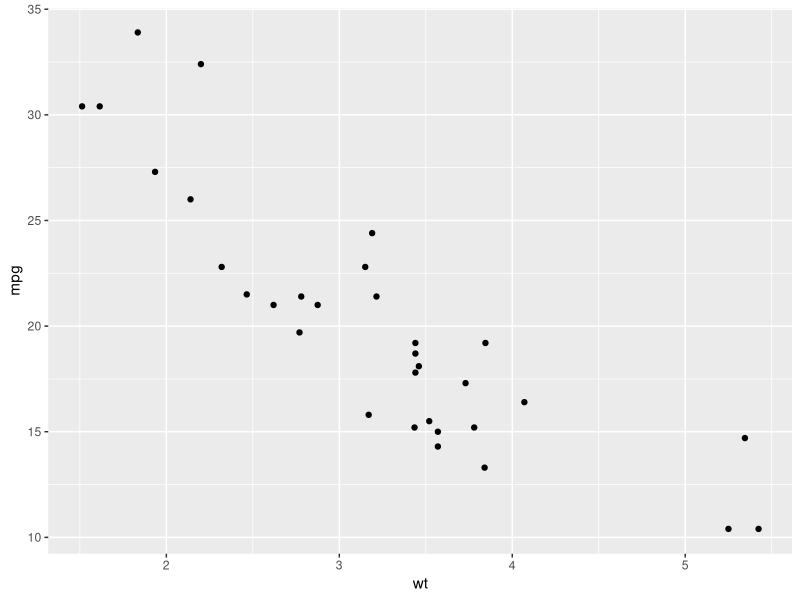
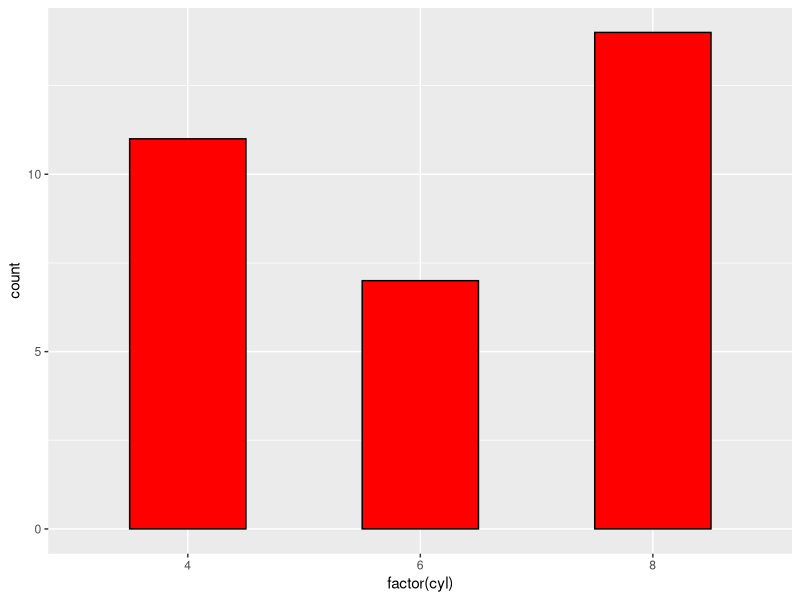
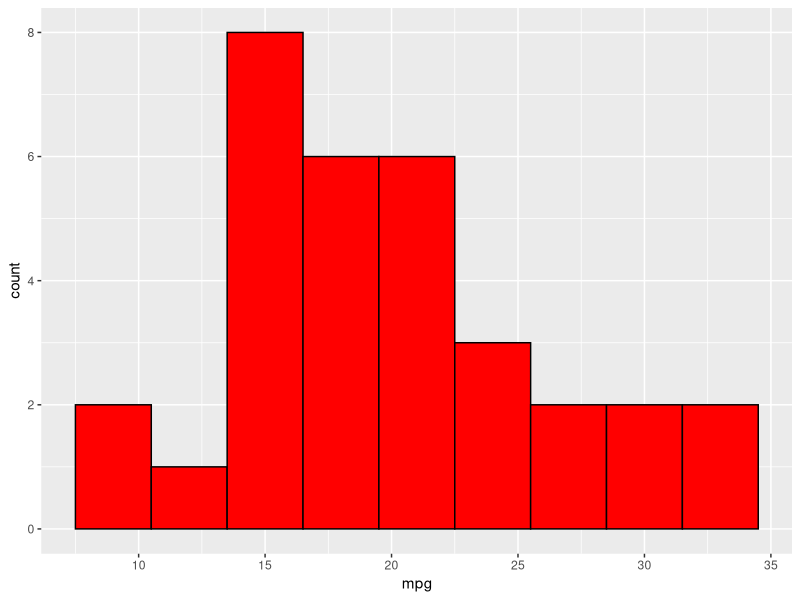
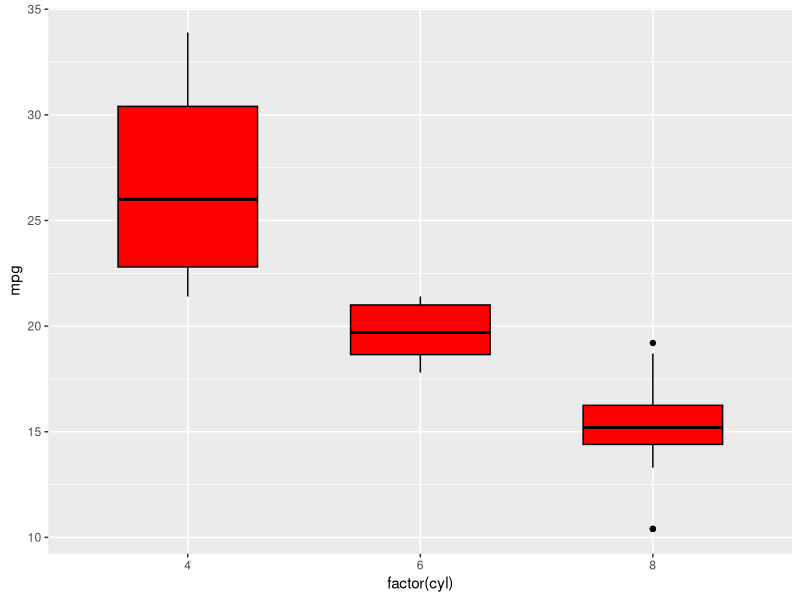
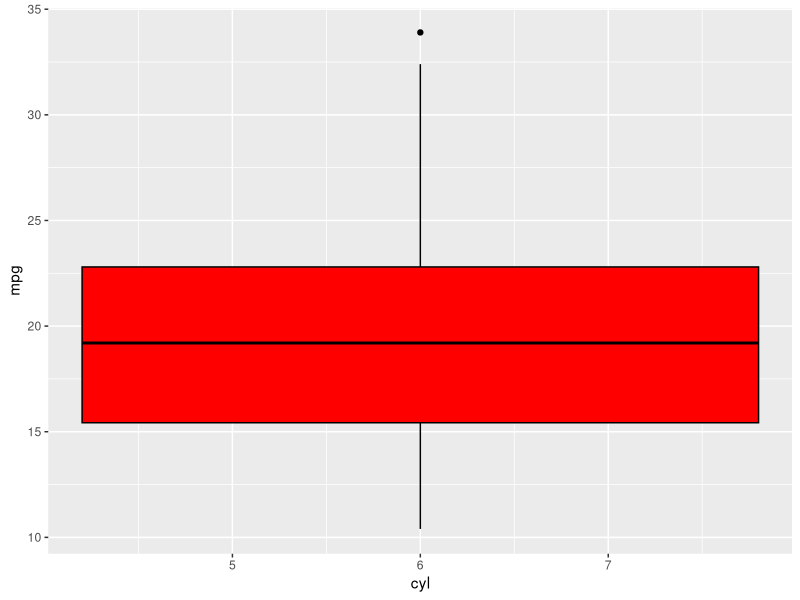
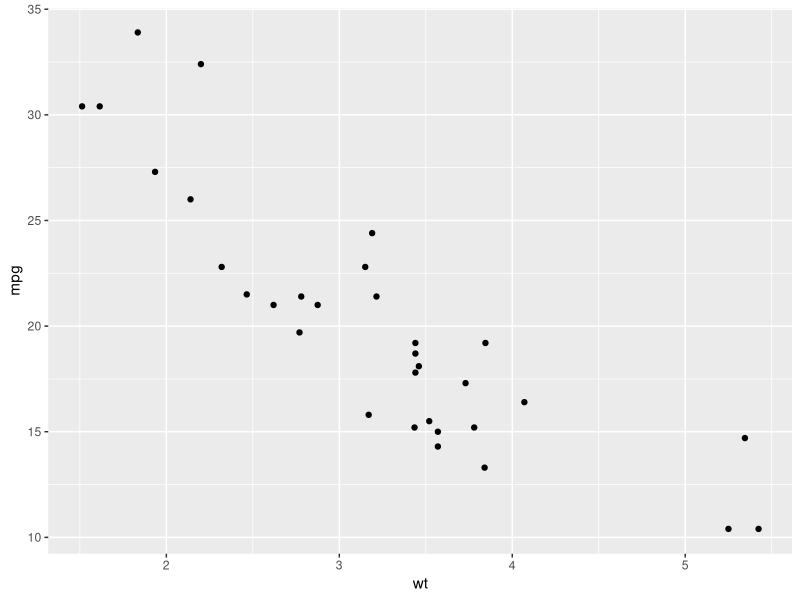
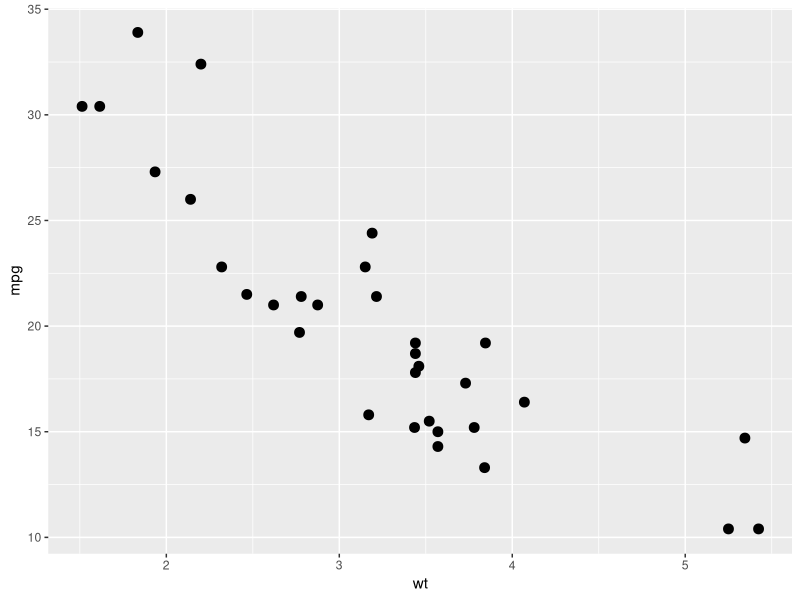
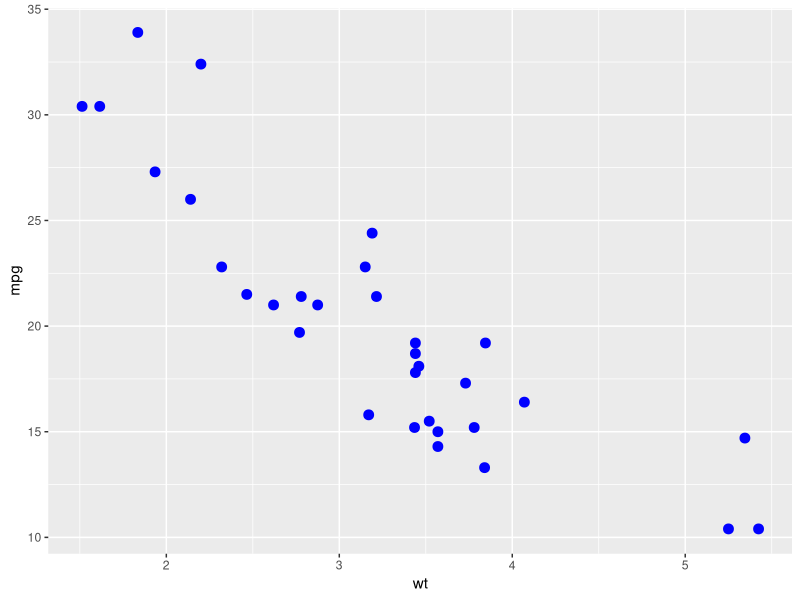

These charts were generated, in order, by the following R code: (Note: this script raises an error after producing the figures.)
library(ggplot2)

# 1. x mapped to wt, y mapped to mpg and point geometry used
ggplot(mtcars) + aes(x=wt, y = mpg) + geom_point()

# 2. Bar Plot
ggplot( mtcars, aes(x = factor( cyl))) + geom_bar(width = 0.5, color = "black", fill = "red")

# mean.mpg <- tapply(mtcars$mpg, mtcars$cyl, mean)
# mean.mpg
# names(mean.mpg)
# ggplot( mean.mpg, aes(x = factor( cyl), y = mean(mpg))) + 
#   geom_bar(stat = "identity", width = 0.5, color = "black", fill = "red")

# 3. Histogram
ggplot(mtcars, aes(x = mpg)) + geom_histogram(binwidth = 3, color = "black", fill = "red")

# 4. Boxplot
ggplot( mtcars, aes(x = factor( cyl), y = mpg)) + 
  geom_boxplot(width = 0.6, color = "black", fill = "red")

ggplot( mtcars, aes(x = cyl, y = mpg)) + 
  geom_boxplot(width = 0.9, color = "black", fill = "red")  

# 5. scatter plot
ggplot(mtcars) + aes(x=wt, y=mpg) + geom_point()

## Setting the size of the points in the scatter plot
ggplot(mtcars) + aes(x=wt, y=mpg) + geom_point(size=3)

## Setting the color of the points in the scatter plot
ggplot(mtcars) + aes(x=wt, y=mpg) + geom_point(size=3, color = "blue")

## Setting the shape of the points in the scatter plot
ggplot(mtcars) + aes(x=wt, y=mpg) + 
  geom_point(size=3, color = "blue", shape = 17)

## Changing labels
ggplot(mtcars) + aes(x=wt, y=mpg) + geom_point() +
  labs(x = "Weight", y = "Miles per Gallon", title = "My Plot") +
  theme(axis.text = element_text(colour = "blue"),
        axis.title = element_text(size = rel(1.5), angle = 0),
        plot.title = element_text(size = rel(2.5), colour = "green"))
  
## Changing x and y scale
ggplot(mtcars) + aes(x=wt, y=mpg) + geom_point() +
  scale_x_continuous(limits = c(1.5,6.5)) +
  scale_y_continuous(limits = c(5,35))


## Grouping data points by variable
ggplot(mtcars) + aes(x=wt, y=mpg, color = cyl ) + 
  geom_point(size=3, shape = 17)

ggplot(mtcars) + aes(x=wt, y=mpg, color = factor(cyl) ) + 
  geom_point(size=3, shape = 17)

ggplot(mtcars) + aes(x=wt, y=mpg, color = factor(cyl), shape = factor(am)) + 
  geom_point(size=5)

ggplot(mtcars) + aes(x=wt, y=mpg, color = factor(cyl), shape = factor(am)) + 
  geom_point(size=5) + scale_shape_manual(values = c(4,5))

ggplot(mtcars) + aes(x=wt, y=mpg, color = factor(cyl), shape = factor(am)) + 
  geom_point(size=5) + scale_shape_manual(values = c(17,18)) +
  scale_color_brewer(palette = "Set1")

## Adding trend line
ggplot(mtcars) + aes(x=wt, y=mpg) + 
  geom_point(size=3, color = "blue", shape = 17) +
  stat_smooth(method = "lm")

ggplot(mtcars) + aes(x=wt, y=mpg) + 
  geom_point(size=3, color = "blue", shape = 17) +
  stat_smooth(method = "lm", se = FALSE)


## Faceting 1
ggplot(mtcars) + aes(x=wt, y=mpg) + 
  geom_point(size=3, color = "blue", shape = 17) +
  facet_grid(. ~ cyl)

ggplot(mtcars) + aes(x=wt, y=mpg) + 
  geom_point(size=3, color = "blue", shape = 17) +
  facet_grid( cyl ~ .)

ggplot(mtcars) + aes(x=wt, y=mpg) + 
  geom_point(size=3, color = "blue", shape = 17) +
  facet_grid( cyl ~ am)

## Faceting 2
library(reshape2)
mmtcars <- melt(mtcars2, id = c("names", "wt", "hp"), measure.vars = "mpg")
mmtcars <- melt(mtcars, id = "mpg", measure.vars = c("wt", "hp", "qsec", "drat"))
head(mmtcars)
ggplot(mmtcars) + aes(x=value, y = mpg, color = variable) + geom_point(size = 3) +
  facet_wrap( ~ variable, scales = "free", ncol = 2)

## Faceting 3
aqm <- melt(airquality, id=c("month", "day"), measure.vars = c("ozone", "temp"), 
            na.rm=TRUE)
meanVal <- dcast(aqm, month ~ variable, mean)
meanValm <- melt(meanVal, id = "month")
ggplot(meanValm) + aes(x=factor(month), y= value, fill = factor(month)) + 
  geom_bar(stat="identity") +
  facet_grid( . ~ variable) +
  theme(axis.title = element_text(size = rel(1.5)),
        axis.text = element_text(size   = rel(1.5)),
        strip.text.x = element_text(size = rel(1.5)))


